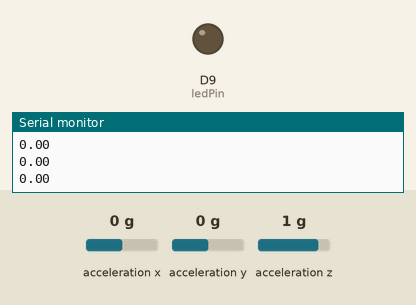
Simulated run of this sketch. Board: Arduino Zero (SAMD21). On the bench: output pins drawn as LEDs (lit = HIGH), the last lines printed to the serial monitor. The inputs (shaded band) are chosen by the test bench; at power-on: acceleration x 0 g, acceleration y 0 g, acceleration z 1 g.

Above: at 1.2 s.
1.3 s: acceleration x set to -1.4 g
At 2.2 s:
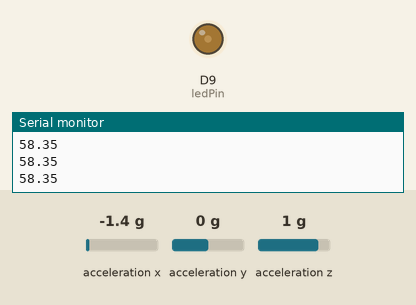
2.9 s: acceleration y set to -1.4 g
At 3.8 s:
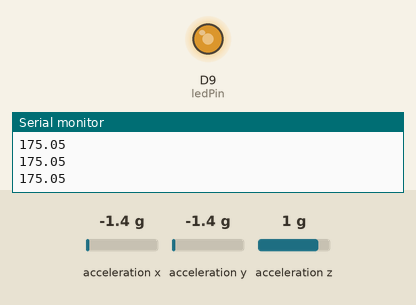
4.5 s: acceleration x set to 0 g
At 5.5 s:
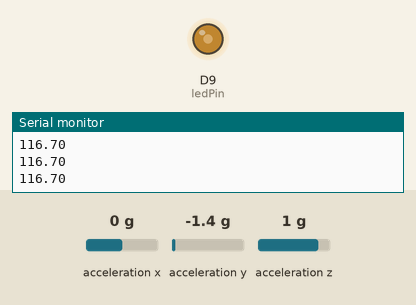
6.1 s: acceleration x set to 1.4 g
At 7.1 s:
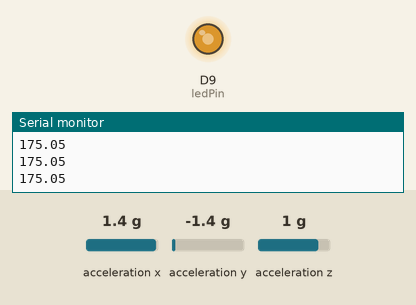
7.7 s: acceleration y set to 0 g
At 8.8 s:
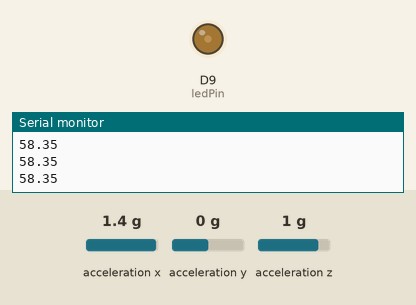
Timing chart, 0 to 10.3 s (numbered marks = the images above; inputs shaded):
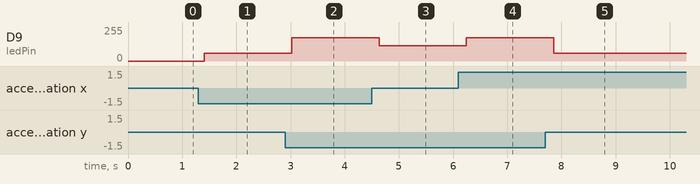

The sketch:

accel_buzzer.ino
```cpp
#include <Adafruit_Sensor.h>
#include <Adafruit_LIS3DH.h>

#include <Wire.h>
#include <SPI.h>
#define THRESHOLD 10


// I2C
Adafruit_LIS3DH lis = Adafruit_LIS3DH();

#if defined(ARDUINO_ARCH_SAMD)
// for Zero, output on USB Serial console, remove line below if using programming port to program the Zero!
   #define Serial SerialUSB
#endif

int ledPin = 9;

void setup(void) {
#ifndef ESP8266
  while (!Serial);     // will pause Zero, Leonardo, etc until serial console opens
#endif

  Serial.begin(9600);
  Serial.println("LIS3DH test!");

  if (! lis.begin(0x18)) {   // change this to 0x19 for alternative i2c address
    Serial.println("Couldnt start");
    while (1);
  }
  Serial.println("LIS3DH found!");

  lis.setRange(LIS3DH_RANGE_4_G);   // 2, 4, 8 or 16 G!

  Serial.print("Range = "); Serial.print(2 << lis.getRange());
  Serial.println("G");
}

void loop() {
  lis.read();      // get X Y and Z data at once

  sensors_event_t event;
  lis.getEvent(&event);

  float vibe = ((abs(event.acceleration.x) + abs(event.acceleration.y) + abs(event.acceleration.y))/2)*8.5;
  Serial.println(vibe);
  if(vibe>255.0){
     vibe = 255.0;
  }
  analogWrite(ledPin, vibe);

  delay(200);
}
```

Measured:
- after the input at 1.3 s, D9 (ledPin): 0/255 → 58/255 after 0.11 s
- after the input at 2.9 s, D9 (ledPin): 58/255 → 175/255 after 0.12 s
- after the input at 4.5 s, D9 (ledPin): 175/255 → 116/255 after 0.14 s
- after the input at 6.1 s, D9 (ledPin): 116/255 → 175/255 after 0.15 s
- after the input at 7.7 s, D9 (ledPin): 175/255 → 58/255 after 0.16 s
